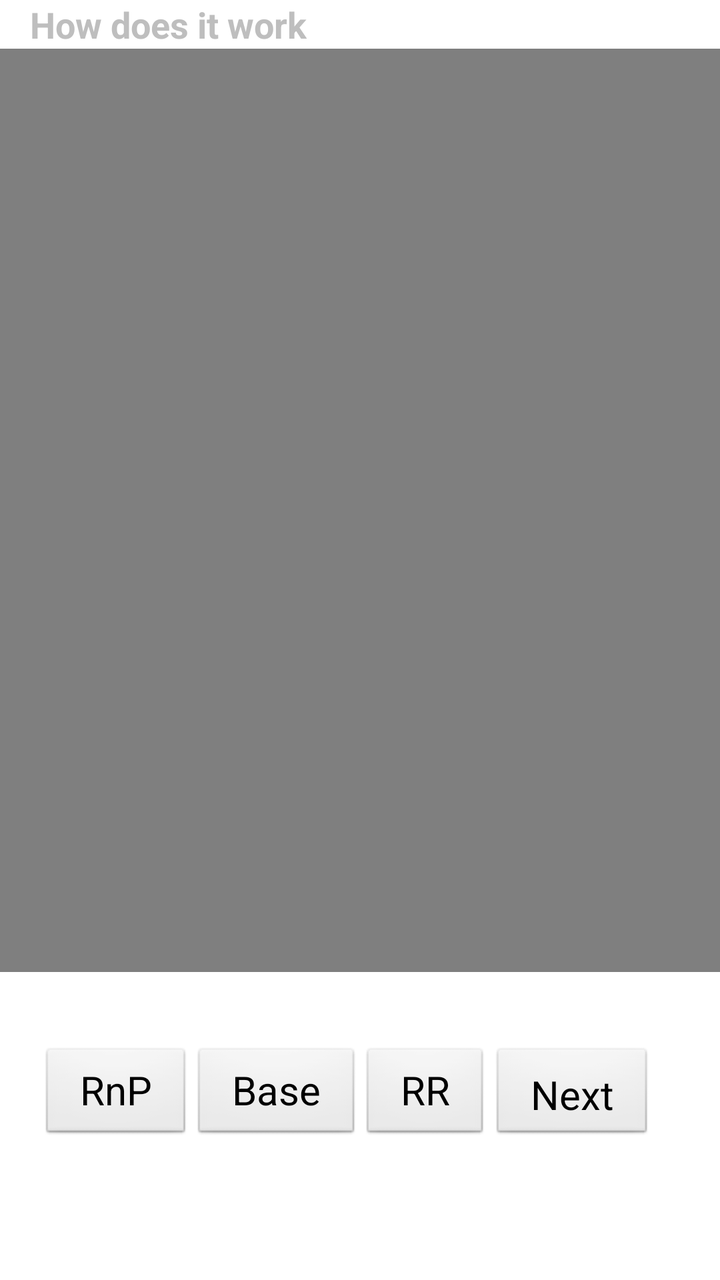
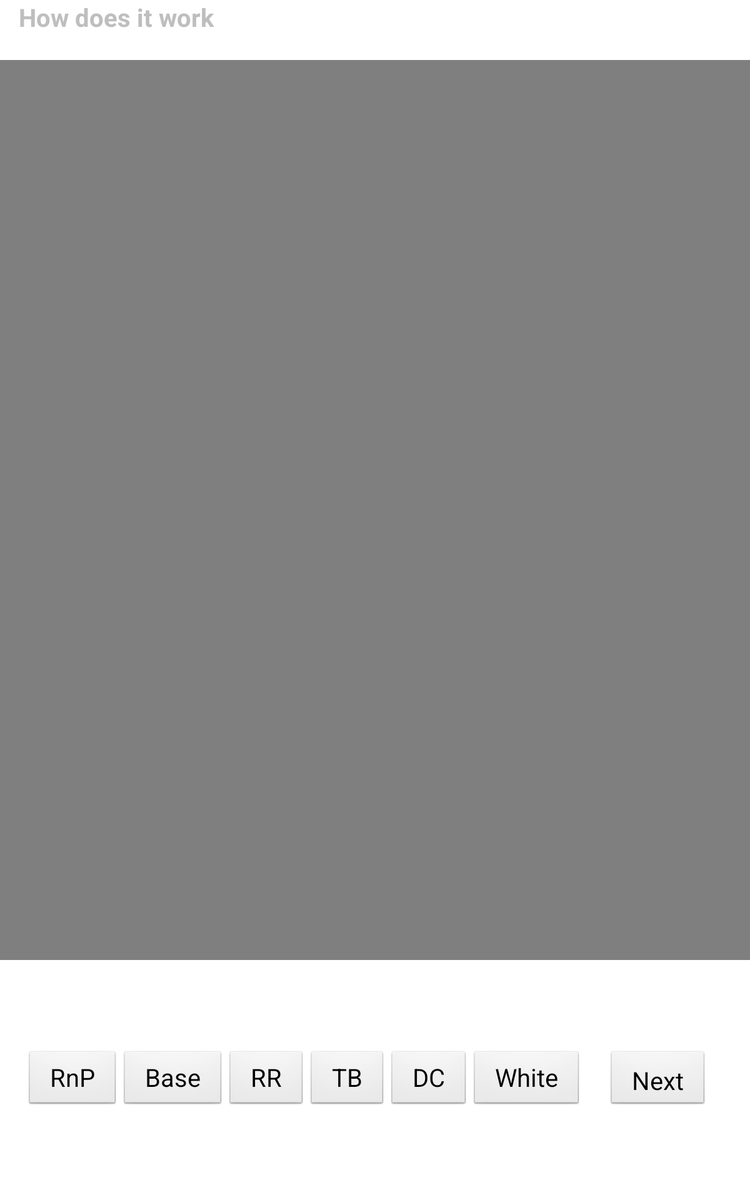

One screen, two layout resources from the same app: the default and the repository's alternative for another configuration. Each is rendered where Android would select it; the XML of both is given below.
<!-- AndroidManifest.xml: application theme android:Theme.NoTitleBar.Fullscreen -->
<!-- res/layout/videorapidlayout.xml -->
<?xml version="1.0" encoding="utf-8"?>
<LinearLayout xmlns:android="http://schemas.android.com/apk/res/android"
    android:layout_width="match_parent"
    android:layout_height="match_parent"
    android:orientation="vertical"
    android:weightSum="100"
    android:background="#FFFFFF">
    <LinearLayout
        android:layout_width="fill_parent"
        android:layout_height="wrap_content" >
        <TextView
            android:layout_width="wrap_content"
            android:layout_height="wrap_content"
            android:text="How does it work"
            android:layout_marginLeft="15dp"
            android:textStyle="bold"
            android:textSize="18sp"/>

    </LinearLayout>

    <RelativeLayout
        android:layout_width="fill_parent"
        android:layout_height="0dp"
        android:layout_weight="75" >

        <VideoView
            android:id="@+id/videoviewsrnp"
            android:layout_width="fill_parent"
            android:layout_height="fill_parent"
            android:layout_alignParentBottom="true"
            android:layout_alignParentLeft="true"
            android:layout_alignParentRight="true"
            android:layout_alignParentTop="true"
            android:paddingLeft="20dp"
            android:paddingRight="20dp"/>
    </RelativeLayout>

    <RelativeLayout
        android:layout_width="fill_parent"
        android:layout_height="0dp"
        android:layout_weight="20" >

        <Button
            android:id="@+id/nextvideorapid"
            android:layout_width="wrap_content"
            android:layout_height="wrap_content"
            android:layout_alignParentRight="true"
            android:layout_centerVertical="true"
            android:layout_marginRight="33dp"
            android:paddingBottom="10dp"
            android:paddingLeft="20dp"
            android:paddingRight="20dp"
            android:paddingTop="10dp"
            android:text="Next"
            android:textSize="20sp"/>

        <LinearLayout
            android:id="@+id/additionalbtn"
            android:layout_width="wrap_content"
            android:layout_height="wrap_content"
            android:layout_alignParentLeft="true"
            android:layout_centerVertical="true"
            android:layout_marginLeft="20dp"
            android:orientation="horizontal" >

            <Button
                android:id="@+id/btnrnp"
                android:layout_width="wrap_content"
                android:layout_height="wrap_content"
                android:paddingLeft="20dp"
                android:paddingRight="20dp"
                android:text="RnP"
                android:textSize="20sp"/>

            <Button
                android:id="@+id/btnbase"
                android:layout_width="wrap_content"
                android:layout_height="wrap_content"
                android:paddingLeft="20dp"
                android:paddingRight="20dp"
                android:text="Base"
                android:textSize="20sp"/>

            <Button
                android:id="@+id/btnrr"
                android:layout_width="wrap_content"
                android:layout_height="wrap_content"
                android:paddingLeft="20dp"
                android:paddingRight="20dp"
                android:text="RR"
                android:textSize="20sp"/>
        </LinearLayout>

    </RelativeLayout>
</LinearLayout>
<!-- resources referenced by this layout -->
<resources>

</resources>
<!-- res/layout-large/videorapidlayout.xml (the repository's variant of the layout above) -->
<!-- drawn on a 7-inch tablet held upright -->
<?xml version="1.0" encoding="utf-8"?>
<LinearLayout xmlns:android="http://schemas.android.com/apk/res/android"
    android:layout_width="match_parent"
    android:layout_height="match_parent"
    android:orientation="vertical"
    android:weightSum="100"
    android:background="#FFFFFF">
    <LinearLayout
        android:layout_width="fill_parent"
        android:layout_height="0dp"
        android:layout_weight="5">
        <TextView
            android:layout_width="wrap_content"
            android:layout_height="wrap_content"
            android:text="How does it work"
            android:layout_marginLeft="15dp"
            android:textStyle="bold"
            android:textSize="20sp"/>

    </LinearLayout>

    <RelativeLayout
        android:layout_width="fill_parent"
        android:layout_height="0dp"
        android:layout_weight="75" >

        <VideoView
            android:id="@+id/videoviewsrnp"
            android:layout_width="fill_parent"
            android:layout_height="fill_parent"
            android:layout_alignParentBottom="true"
            android:layout_alignParentLeft="true"
            android:layout_alignParentRight="true"
            android:layout_alignParentTop="true"
            android:paddingLeft="20dp"
            android:paddingRight="20dp"/>
    </RelativeLayout>

    <RelativeLayout
        android:layout_width="fill_parent"
        android:layout_height="0dp"
        android:layout_weight="20">

        <Button
            android:id="@+id/nextvideorapid"
            android:layout_width="wrap_content"
            android:layout_height="wrap_content"
            android:layout_alignParentRight="true"
            android:layout_centerVertical="true"
            android:layout_marginRight="33dp"
            android:paddingBottom="10dp"
            android:paddingLeft="20dp"
            android:paddingRight="20dp"
            android:paddingTop="10dp"
            android:text="Next"
            android:textSize="20sp" />

        <LinearLayout
            android:id="@+id/additionalbtn"
            android:layout_width="wrap_content"
            android:layout_height="wrap_content"

            android:layout_alignParentLeft="true"
            android:layout_centerVertical="true"
            android:layout_marginLeft="20dp"
            android:orientation="horizontal" >

            <Button
                android:id="@+id/btnrnp"
                android:layout_width="wrap_content"
                android:layout_height="wrap_content"
                android:paddingLeft="20dp"
                android:paddingRight="20dp"
                android:text="RnP"
                android:textSize="20sp" />

            <Button
                android:id="@+id/btnbase"
                android:layout_width="wrap_content"
                android:layout_height="wrap_content"
                android:paddingLeft="20dp"
                android:paddingRight="20dp"
                android:text="Base"
                android:textSize="20sp" />

            <Button
                android:id="@+id/btnrr"
                android:layout_width="wrap_content"
                android:layout_height="wrap_content"
                android:paddingLeft="20dp"
                android:paddingRight="20dp"
                android:text="RR"
                android:textSize="20sp" />
            <Button
                android:id="@+id/tb"
                android:layout_width="wrap_content"
                android:layout_height="wrap_content"
                android:paddingLeft="20dp"
                android:paddingRight="20dp"
                android:text="TB"
                android:textSize="20sp" />
            <Button
                android:id="@+id/dc"
                android:layout_width="wrap_content"
                android:layout_height="wrap_content"
                android:paddingLeft="20dp"
                android:paddingRight="20dp"
                android:text="DC"
                android:textSize="20sp" />
            <Button
                android:id="@+id/whit"
                android:layout_width="wrap_content"
                android:layout_height="wrap_content"
                android:paddingLeft="20dp"
                android:paddingRight="20dp"
                android:text="White"
                android:textSize="20sp" />
        </LinearLayout>
    </RelativeLayout>
</LinearLayout>
